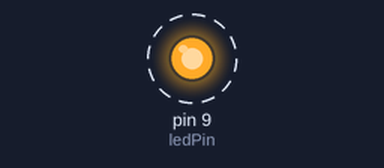
Bench run of a sketch on a simulated Arduino Uno, built with avr-gcc and run on an emulated ATmega328P. Parts: output pins drawn as LEDs (lit = HIGH). Dashed ring = blinking.

Above: at 0.5 s.
Timing chart, 0 to 4.6 s (numbered marks = the images above):
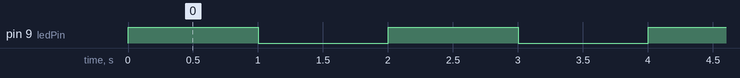

The sketch:

LED_Blink.ino
```cpp
int ledPin = 9;  //Declare Pin 9 as ledPin
int waitTime = 1000;  //Declaring the waitTime

void setup() {
  Serial.begin(9600); // Starting up the Serial Monitor
  pinMode(ledPin, OUTPUT);  //Setting ledPin to output
}

void loop() {
  digitalWrite(ledPin, HIGH); //Turning on the Led
  delay(waitTime);  //adding some waitTime
  digitalWrite(ledPin, LOW);  //Turning off the led
  delay(waitTime);  //adding some waitTime
}
```

Measured:
- by itself, pin 9 (ledPin): alternates HIGH for 1.0 s and LOW for 1.0 s
